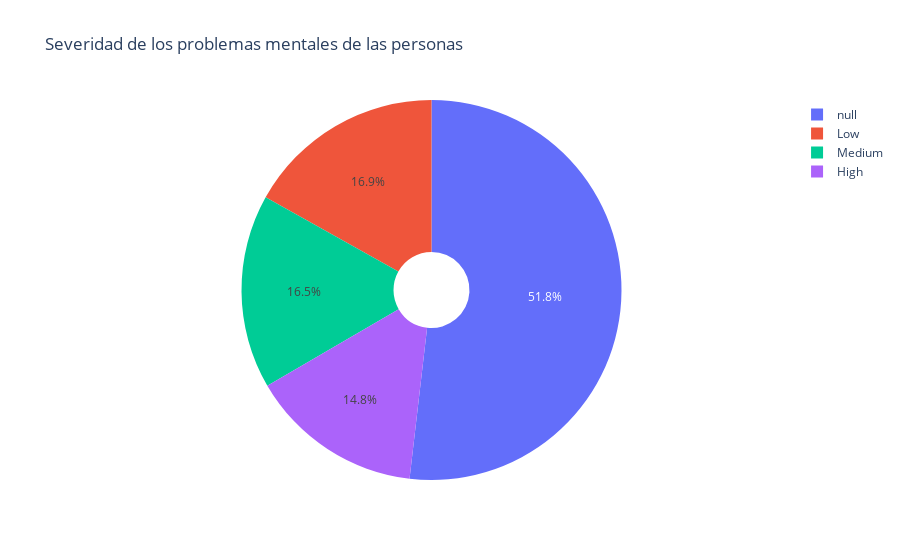

The notebook cell this image was saved under:
### Markdown cell above
## Analisis de el nivel de gravedad y ver si hay más personas con problemas leves , medios  graves

### Code cell
'''Se agrupan los datos por Si la persona reporto problemas mentales y por la severidad'''
severidad_de_problemas_mentales = data_health.groupby(['Mental_Health_Condition','Severity'],dropna=False).size().reset_index().rename(columns={0: "Count_Severity"})



'''Grafica de la severdad de los problemas mentales de las personas, con un query de si la persona reporto problemas mentales o no'''
grafica_severidad_de_problemas_mentales = px.pie(severidad_de_problemas_mentales.query(f"Mental_Health_Condition == '{'Yes'}'"),values="Count_Severity", names="Severity", hole=.2, title="Severidad de los problemas mentales de las personas")
texto_analisis = ""

grafica_severidad_de_problemas_mentales.show()

### Figure 1 — Plotly figure (JSON) as saved in the notebook; plotly's stock layout.template omitted (floating-point values rounded to 4 significant figures)
{"data": [{"domain": {"x": [0, 1], "y": [0, 1]}, "hole": 0.2, "hovertemplate": "Severity=%{label}<br>Count_Severity=%{value}<extra></extra>", "labels": ["High", "Low", "Medium", null], "legendgroup": "", "name": "", "showlegend": true, "type": "pie", "values": [76, 87, 85, 267]}], "layout": {"legend": {"tracegroupgap": 0}, "title": {"text": "Severidad de los problemas mentales de las personas"}}}
